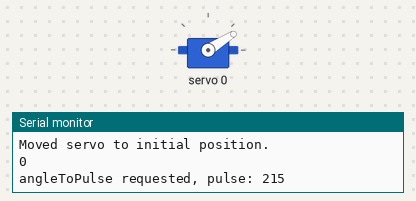
Bench run of a sketch on a simulated Arduino Uno, built with avr-gcc and run on an emulated ATmega328P. On the bench: servo, the last lines printed to the serial monitor.

Above: at 1.6 s.
At 6.0 s:
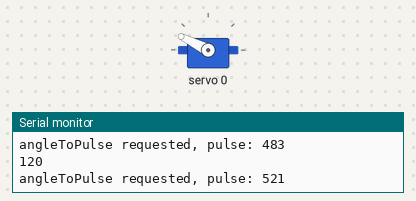
At 10.5 s:
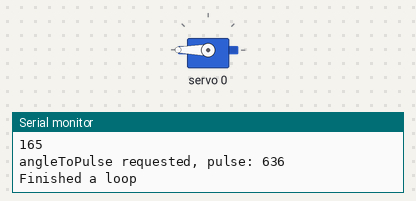
At 19.5 s:
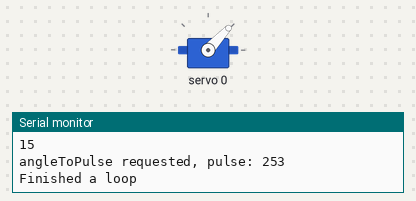
Timing chart, 0 to 25.0 s (numbered marks = the images above):
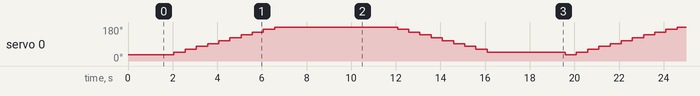

Measured:
- by itself, servo 0: repeats every 18.0 s: 62° 0.50 s, 77° 0.50 s, 92° 0.50 s, 107° 0.50 s, 123° 0.50 s, 138° 0.50 s, 153° 0.50 s, 168° 0.50 s, 180° 5.5 s, 168° 0.50 s, 153° 0.50 s, 138° 0.50 s, 123° 0.50 s, 107° 0.50 s, 92° 0.50 s, 77° 0.50 s, 62° 0.50 s, 47° 3.5 s, 32° 0.50 s, 47° 0.50 s

The sketch:

ServoRangeTester.ino
```cpp
#include <Wire.h>
#include <Adafruit_PWMServoDriver.h>

/* PWM VALUE MAPPING: (target angle, min angle, max angle, pulse min, pulse max)
 * SET PWM ARGS: (servo channel, start delay, end time)
 * PWM ADDRESSES: 0x40
 * POSSIBLE PWM FREQUENCIES (hz): 60
 * MINUMUM PULSE WIDTH: 215
 * MAXIMUM PULSE WIDTH: 675
 */

// define replaces text on compilation compared to making a new variable, saves memory
#define SERVO_PMIN 215
#define SERVO_PMAX 675

Adafruit_PWMServoDriver pwm = Adafruit_PWMServoDriver(0x40);

void setup() {
  Serial.begin(9600);
  Wire.begin();
  pwm.begin();
  pwm.setPWMFreq(60);
  Serial.println("Initialized\n");

  delay(50);
  pwm.setPWM(0, 0, angleToPulse(0));
  Serial.println("Moved servo to initial position.");
  delay(1500);
}

void loop() {
  for (size_t i = 0; i < 180; i+=15) // do not optimize to uint16_t or uint8_t
  {
    Serial.println(i);
    pwm.setPWM(0, 0, angleToPulse(i));
    //pwm.setPWM(1, 0, angleToPulse(i));
    //pwm.setPWM(2, 0, angleToPulse(i));
    delay(500);
  }
  Serial.println("Finished a loop");
  delay(3000);

  for (size_t i = 180; i > 0; i-=15) // do not optimize to uint16_t or uint8_t
  {
    Serial.println(i);
    pwm.setPWM(0, 0, angleToPulse(i));
    //pwm.setPWM(1, 0, angleToPulse(i));
    //pwm.setPWM(2, 0, angleToPulse(i));
    delay(500);
  }
  Serial.println("Finished a loop");
  delay(3000);
}

uint16_t angleToPulse(int angle) { // do not optimize to uint8_t
  uint16_t pulse = map(angle, 0, 180, SERVO_PMIN, SERVO_PMAX);
  pulse = constrain(pulse, SERVO_PMIN, SERVO_PMAX);
  Serial.print("angleToPulse requested, pulse: ");
  Serial.println(pulse);
  return pulse;
}
```
